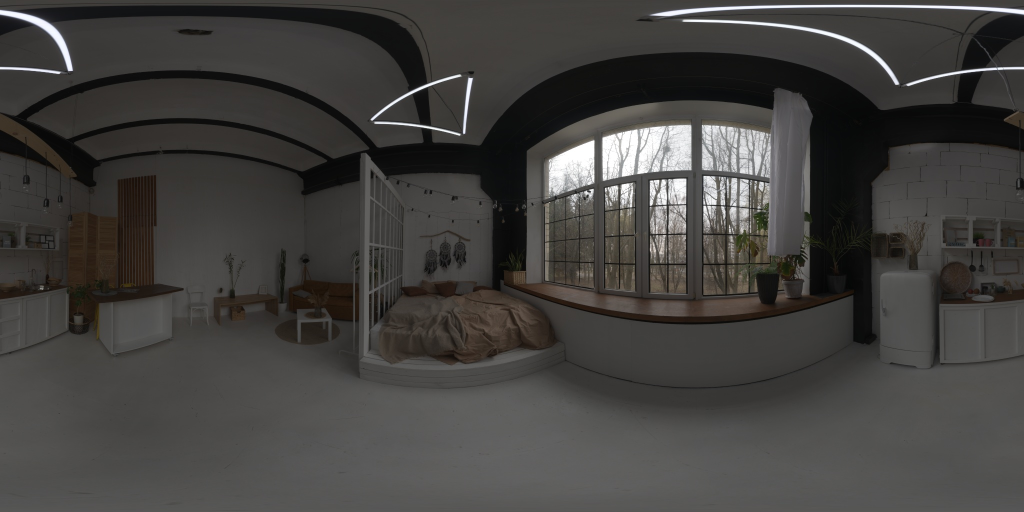
#> input picture tmp/8e196a0b7f404a37964b601df66070be.hdr.jpg, 2048 x 1024 px (shown at 1/2 size); its folder holds only this picture in this run
$ python -i layout.py   (imports and definitions only)
#> lines starting #> are read from the running program, lines starting #| are printed output that depends on the picture
### panogs/io/images.py
"""
Image loading, inspection, and format handling module.
Supports JPG, JPEG, and PNG formats with strict RGB normalization,
metadata extraction, and memory-aware calculations.
"""

from dataclasses import dataclass
from pathlib import Path
from typing import Optional, Tuple, Union
import numpy as np
from PIL import Image

SUPPORTED_EXTENSIONS = {".jpg", ".jpeg", ".png", ".hdr", ".exr"}


def srgb_to_linear(rgb: np.ndarray) -> np.ndarray:
    """Convert display-encoded sRGB in [0, 1] to linear-light RGB."""
    values = np.asarray(rgb, dtype=np.float32)
    return np.where(values <= 0.04045, values / 12.92, ((values + 0.055) / 1.055) ** 2.4)


# [32 lines left out: functions linear_to_srgb, tonemap_hdr_to_srgb, not called in this run]


@dataclass
class ImageMetadata:
    """Metadata describing an image file and its memory footprint."""
    file_path: str
    format: str
    width: int
    height: int
    channels: int
    dtype: str
    color_space: str
    file_size_bytes: int
    raw_memory_bytes: int

    # [30 lines left out: functions resolution, aspect_ratio, raw_memory_mb, formatted_summary, not called in this run]


def validate_image_path(path: Union[str, Path]) -> Path:
    """Validate that path exists and has a supported extension."""
    file_path = Path(path)
    if not file_path.exists():
        raise FileNotFoundError(f"Image file does not exist: {file_path}")
    if not file_path.is_file():
        raise ValueError(f"Path is not a regular file: {file_path}")
    if file_path.suffix.lower() not in SUPPORTED_EXTENSIONS:
        raise ValueError(
            f"Unsupported image format '{file_path.suffix}'. "
            f"Supported formats: {', '.join(sorted(SUPPORTED_EXTENSIONS))}"
        )
    return file_path


# [69 lines left out: function inspect_image, not called in this run]


def load_image(
    path: Union[str, Path],
    max_resolution: Optional[int] = None,
) -> Image.Image:
    """
    Load an image using PIL or OpenCV (for HDR/EXR), convert to RGB mode, and optionally downscale if exceeding max_resolution.
    """
    file_path = validate_image_path(path)
    ext = file_path.suffix.lower()

    if ext in {".hdr", ".exr"}:
        import cv2
        hdr_bgr = cv2.imread(str(file_path), cv2.IMREAD_UNCHANGED)
        if hdr_bgr is None:
            raise ValueError(f"Failed to read HDR/EXR image: {file_path}")
        if hdr_bgr.ndim == 2:
            hdr_rgb = np.stack([hdr_bgr] * 3, axis=-1)
        else:
            hdr_rgb = cv2.cvtColor(hdr_bgr, cv2.COLOR_BGR2RGB)

        # Convert linear HDR radiance to display-referred sRGB with highlight compression
        # so neural depth estimators preserve geometry across bright windows and lamps.
        srgb = tonemap_hdr_to_srgb(hdr_rgb)
        uint8_rgb = (srgb * 255.0).round().astype(np.uint8)
        img = Image.fromarray(uint8_rgb)
    else:
        img = Image.open(file_path)
#> img is the input picture: PIL image 2048x1024 RGB; mean R, G, B 67, 65.5, 63.2
        if img.mode != "RGB":
            img = img.convert("RGB")

    # Downscale if max_resolution is specified and image exceeds it
    if max_resolution is not None:
        w, h = img.size
        max_dim = max(w, h)
        if max_dim > max_resolution:
            scale = max_resolution / float(max_dim)
            new_w = max(1, int(round(w * scale)))
            new_h = max(1, int(round(h * scale)))
            img = img.resize((new_w, new_h), Image.Resampling.LANCZOS)

    return img


# [36 lines left out: function load_hdr_radiance, not called in this run]


def load_image_as_numpy(
    path: Union[str, Path],
    normalize_float: bool = True,
    max_resolution: Optional[int] = None,
) -> np.ndarray:
    """
    Load an image as a numpy array in H x W x 3 RGB format.

    Args:
        path: Path to the image file.
        normalize_float: If True, returns float32 array normalized to [0.0, 1.0].
                         If False, returns uint8 array in [0, 255].
        max_resolution: Optional maximum dimension constraint for memory safety.

    Returns:
        np.ndarray: Array with shape (H, W, 3).
    """
    pil_img = load_image(path, max_resolution=max_resolution)
    arr = np.asarray(pil_img)

    # Ensure array is contiguous and 3-channel
    if arr.ndim == 2:
        arr = np.stack([arr] * 3, axis=-1)
    elif arr.ndim == 3 and arr.shape[2] == 4:
        arr = arr[:, :, :3]

    if normalize_float:
        return (arr.astype(np.float32) / 255.0).copy()
    return arr.copy()


# [22 lines left out: function save_image, not called in this run]

### panogs/reconstruction/depth/cubemap.py
"""
Cubemap-based Multi-Perspective Depth Estimator for 360 Panoramas.
Eliminates equirectangular barrel distortion by projecting the 360 panorama
into 6 rectilinear pinhole cubemap faces, running perspective neural depth inference,
and seamlessly fusing the depth maps back into equirectangular space.
"""

from pathlib import Path
from typing import List, Optional, Tuple, Union
import numpy as np
from PIL import Image

from panogs.core.camera.spherical import equirectangular_rays
from panogs.core.logging import get_logger
from panogs.io.images import load_image
from panogs.reconstruction.depth.base import DepthEstimator, DepthResult
from panogs.reconstruction.depth.midas import MiDaSDepthEstimator
from panogs.rendering.camera import Camera, create_lookat_camera
from panogs.training.dataset import sample_perspective_from_equirectangular


# [178 lines left out: functions _bilinear_sample, _align_relative_faces, _align_metric_faces, not called in this run]


class CubemapDepthEstimator(DepthEstimator):
    """
    Estimates undistorted 3D scene depth by decomposing the 360 panorama into
    6 rectilinear perspective cubemap views (Front, Right, Back, Left, Top, Bottom),
    inferring perspective depth, and re-projecting into equirectangular coordinates.

    Supports any underlying DepthEstimator (MiDaS, Depth Anything V2, etc).
    When the underlying estimator produces metric depth, this estimator preserves
    the metric scale and does NOT normalize to [0,1].
    """

    def __init__(
        self,
        base_model: str = "midas_small",
        device: str = "cpu",
        face_size: int = 512,
        underlying_estimator: Optional[DepthEstimator] = None,
    ):
        self.device = device
        self.face_size = face_size
        self.logger = get_logger("depth.cubemap")

        if underlying_estimator is not None:
            self.underlying_estimator = underlying_estimator
            self.model_name = f"cubemap_{type(underlying_estimator).__name__}"
            self._is_metric = getattr(underlying_estimator, 'is_metric', False)
        else:
            self.underlying_estimator = MiDaSDepthEstimator(model_type=base_model, device=device)
            self.model_name = f"cubemap_{base_model}"
            self._is_metric = False

    @property
    def is_metric(self) -> bool:
        return self._is_metric

    def estimate(
        self,
        image_input: Union[str, Path, np.ndarray, Image.Image],
    ) -> DepthResult:
        """
        Estimate undistorted depth map for a 360 panorama using 6-face cubemap projection.
        """
        if isinstance(image_input, (str, Path)):
            pil_img = load_image(image_input)
            pano_rgb = np.array(pil_img, dtype=np.float32) / 255.0
        elif isinstance(image_input, Image.Image):
            pano_rgb = np.array(image_input.convert("RGB"), dtype=np.float32) / 255.0
        else:
            if image_input.dtype == np.uint8:
                pano_rgb = image_input.astype(np.float32) / 255.0
            else:
                pano_rgb = image_input.astype(np.float32)

        H_pano, W_pano = pano_rgb.shape[:2]
        F = self.face_size

        self.logger.info(f"Decomposing {W_pano}x{H_pano} panorama into 6 rectilinear cubemap faces ({F}x{F})...")

        # Define 6 cubemap cameras: Front, Right, Back, Left, Top, Bottom
        face_configs = [
            ("front",  (0.0, 0.0, 1.0),  (0.0, 1.0, 0.0)),
            ("right",  (1.0, 0.0, 0.0),  (0.0, 1.0, 0.0)),
            ("back",   (0.0, 0.0, -1.0), (0.0, 1.0, 0.0)),
            ("left",   (-1.0, 0.0, 0.0), (0.0, 1.0, 0.0)),
            ("top",    (0.0, 1.0, 0.0),  (0.0, 0.0, -1.0)),
            ("bottom", (0.0, -1.0, 0.0), (0.0, 0.0, 1.0)),
        ]

        face_cameras: List[Camera] = []
        face_disparities: List[np.ndarray] = []

        # Precompute planar-Z to radial distance conversion grid for perspective faces
        axis_f = np.arange(F, dtype=np.float32)
        uu_f, vv_f = np.meshgrid(axis_f, axis_f, indexing="xy")

        for name, target, up in face_configs:
            cam = create_lookat_camera(
                eye=(0.0, 0.0, 0.0),
                target=target,
                up=up,
                width=F,
                height=F,
                # A 100-deg FOV gives 10-deg overlap across neighboring cube faces
                # for multi-view scale calibration and smooth seam feathering.
                fov=100.0,
            )
            # Sample perspective RGB face in display sRGB space for neural depth
            face_rgb = sample_perspective_from_equirectangular(pano_rgb, cam, convert_to_linear=False)
            face_pil = Image.fromarray((np.clip(face_rgb, 0.0, 1.0) * 255.0).round().astype(np.uint8))

            # Run depth estimation on perspective face (straight walls & flat planes)
            res = self.underlying_estimator.estimate(face_pil)
            disp = res.depth_map.astype(np.float32)

            if self._is_metric:
                # Convert perspective planar Z-depth to radial Euclidean ray distance
                ray_norm = np.sqrt(
                    ((uu_f - cam.cx) / cam.fx) ** 2 + ((vv_f - cam.cy) / cam.fy) ** 2 + 1.0
                ).astype(np.float32)
                face_cameras.append(cam)
                face_disparities.append(disp * ray_norm)
            else:
                face_cameras.append(cam)
                face_disparities.append(disp)

        if self._is_metric:
            self.logger.info("Aligning metric radial distances across overlapping cubemap views...")
            face_disparities = _align_metric_faces(face_disparities, face_cameras, F)
        else:
            self.logger.info("Aligning relative depth scales across overlapping panorama views...")
            face_disparities = _align_relative_faces(face_disparities, face_cameras, F)

        self.logger.info("Fusing 6 cubemap depth maps into continuous equirectangular disparity...")

        # Generate equirectangular rays: (H, W, 3)
        rays = equirectangular_rays(H_pano, W_pano)
        # Blend all overlapping views. Process chunks to keep memory bounded for
        # 4K panoramas; only two full-resolution accumulators are retained.
        flat_rays = rays.reshape(-1, 3)
        fused = np.zeros(len(flat_rays), dtype=np.float32)
        chunk_size = 262144
        feather = max(6.0, F * 0.20)
        for start in range(0, len(flat_rays), chunk_size):
            end = min(start + chunk_size, len(flat_rays))
            ray_chunk = flat_rays[start:end]
            chunk_sum = np.zeros(end - start, dtype=np.float32)
            chunk_weight = np.zeros(end - start, dtype=np.float32)
            for cam, depth_face in zip(face_cameras, face_disparities):
                p_cam = ray_chunk @ cam.R.T
                tz = p_cam[:, 2]
                safe_z = np.maximum(tz, 1e-5)
                u = cam.fx * p_cam[:, 0] / safe_z + cam.cx
                v = cam.fy * p_cam[:, 1] / safe_z + cam.cy
                valid = (tz > 1e-5) & (u >= 0.0) & (u <= F - 1.0) & (v >= 0.0) & (v <= F - 1.0)
                if not np.any(valid):
                    continue
                uv, vv = u[valid], v[valid]
                edge = np.minimum.reduce((uv, vv, F - 1.0 - uv, F - 1.0 - vv))
                t = np.clip(edge / feather, 0.0, 1.0)
                # Zero-boundary Hermite window eliminates hard seam steps at face borders
                weight = (t * t * (3.0 - 2.0 * t) + 1e-5).astype(np.float32)
                sampled = _bilinear_sample(depth_face, uv, vv)
                chunk_sum[valid] += sampled * weight
                chunk_weight[valid] += weight
            fused[start:end] = chunk_sum / np.maximum(chunk_weight, 1e-6)
        fused_disparity = fused.reshape(H_pano, W_pano)

        if self._is_metric:
            # Metric depth: preserve absolute meter values
            return DepthResult(
                depth_map=fused_disparity.astype(np.float32),
                is_metric=True,
                model_name=self.model_name,
            )
        else:
            # Non-metric: normalize fused disparity to [0, 1]
            disp_min, disp_max = np.percentile(fused_disparity, (2.0, 98.0))
            fused_norm = np.clip(
                (fused_disparity - disp_min) / max(1e-6, disp_max - disp_min), 0.0, 1.0
            )
            return DepthResult(
                depth_map=fused_norm.astype(np.float32),
                is_metric=False,
                model_name=self.model_name,
            )

### panogs/core/logging.py
"""
Logging configuration for PanoGS.
Provides clean, structured console output and optional file logging.
"""

import logging
import sys
from typing import Optional


class Formatter(logging.Formatter):
    """Clean formatter with color-aware prefixing when supported."""

    GREY = "\x1b[38;20m"
    CYAN = "\x1b[36;20m"
    YELLOW = "\x1b[33;20m"
    RED = "\x1b[31;20m"
    BOLD_RED = "\x1b[31;1m"
    RESET = "\x1b[0m"

    FORMAT_PREFIX = "[%(asctime)s] [%(levelname)s] [%(name)s]: %(message)s"
    DATE_FORMAT = "%H:%M:%S"

    # [4 lines left out: function format, not called in this run]


class _DynamicStdoutHandler(logging.StreamHandler):
    """StreamHandler that always resolves the active sys.stdout (safe across pytest capsys)."""

    # [36 lines left out: functions emit, setup_logging, not called in this run]


def get_logger(name: str = "panogs") -> logging.Logger:
    """Get a scoped logger under the 'panogs' namespace."""
    if not name.startswith("panogs"):
        return logging.getLogger(f"panogs.{name}")
    return logging.getLogger(name)

### panogs/reconstruction/depth/depth_anything.py
"""
Depth Anything V2 Metric Indoor Depth Estimator.
Uses the HuggingFace transformers pipeline to produce true metric depth (meters)
with dramatically sharper object boundaries than MiDaS.
"""

from pathlib import Path
from typing import Optional, Union
import numpy as np
from PIL import Image

from panogs.core.logging import get_logger
from panogs.reconstruction.depth.base import DepthEstimator, DepthResult


class DepthAnythingV2Estimator(DepthEstimator):
    """
    Metric indoor monocular depth estimator using Depth Anything V2.
    Outputs true metric depth in meters (trained on Hypersim indoor dataset).

    Model variants (HuggingFace):
        - Small (25M params): "depth-anything/Depth-Anything-V2-Metric-Indoor-Small-hf"
        - Base  (98M params): "depth-anything/Depth-Anything-V2-Metric-Indoor-Base-hf"
        - Large (335M params): "depth-anything/Depth-Anything-V2-Metric-Indoor-Large-hf"
    """

    MODEL_IDS = {
        "small": "depth-anything/Depth-Anything-V2-Metric-Indoor-Small-hf",
        "base": "depth-anything/Depth-Anything-V2-Metric-Indoor-Base-hf",
        "large": "depth-anything/Depth-Anything-V2-Metric-Indoor-Large-hf",
    }

    def __init__(
        self,
        variant: str = "small",
        device: str = "cpu",
    ):
        self.variant = variant.lower()
        self.device_name = device
        self._pipe = None
        self.logger = get_logger("depth.depth_anything_v2")

        if self.variant not in self.MODEL_IDS:
            raise ValueError(
                f"Unknown Depth Anything V2 variant '{variant}'. "
                f"Choose from: {list(self.MODEL_IDS.keys())}"
            )
        self.model_id = self.MODEL_IDS[self.variant]

    # [22 lines left out: function _load_pipeline, not called in this run]

    @property
    def is_metric(self) -> bool:
        return True

    # [70 lines left out: function estimate, not called in this run]

### panogs/reconstruction/panorama/layout.py
"""
Layout-Guided Panoramic 3D Reconstruction Engine (360-GS Architecture).
Computes exact cuboidal Manhattan room geometry (flat floor, flat ceiling, vertical planar walls)
and applies smooth interior object relief in the horizontal visual band to generate solid,
undistorted, photorealistic 3D indoor room scenes.
"""

from pathlib import Path
from typing import Dict, Optional, Tuple, Union
import cv2
import numpy as np
from PIL import Image

from panogs.core.camera.spherical import equirectangular_rays, pixel_to_spherical
from panogs.core.logging import get_logger
from panogs.io.images import load_hdr_radiance, load_image_as_numpy, srgb_to_linear
from panogs.reconstruction.depth.base import DepthEstimator
from panogs.reconstruction.depth.midas import MiDaSDepthEstimator
from panogs.reconstruction.pointcloud import PointCloud


# [239 lines left out: functions compute_cuboid_room_geometry, regularize_panoramic_depth, sharpen_depth_edges, detect_depth_edges, joint_bilateral_filter, not called in this run]


def reconstruct_layout_panorama(
    image_path: Union[str, Path],
    depth_estimator: Optional[DepthEstimator] = None,
    h_floor: float = 1.35,
    h_ceiling: float = 1.65,
    room_depth: float = 4.5,
    room_width: float = 3.6,
    relief_weight: float = 1.0,
    solid_shell: bool = True,
    jitter: bool = False,
    max_resolution: Optional[int] = None,
    output_ply: Optional[Union[str, Path]] = None,
) -> PointCloud:
    """
    Reconstruct a true photorealistic 3D indoor scene from a 360 panorama (V3 Architecture).

    Features:
    - Depth Anything V2 Metric Indoor via 6-view cubemap projection.
    - 360-equirectangular wrapped RGB-guided joint bilateral depth filtering.
    - Sub-pixel anti-moire ray jittering.
    - Planar normal snapping for ceilings, floors, and walls.
    - Edge floater purging along steep depth transitions.
    - Full 6-surface solid Manhattan room shell backing behind all occluded objects.
    """
    from panogs.io.ply import write_point_cloud_ply
    from panogs.reconstruction.depth.cubemap import CubemapDepthEstimator

    logger = get_logger("reconstruction.layout")
    image_path = Path(image_path)
    logger.info(f"Loading panorama for 3D reconstruction: {image_path.name}")

    img_rgb = load_image_as_numpy(image_path, normalize_float=False, max_resolution=max_resolution)
    if image_path.suffix.lower() in {".hdr", ".exr"}:
        img_radiance = load_hdr_radiance(image_path, max_resolution=max_resolution)
    else:
        img_radiance = srgb_to_linear(img_rgb.astype(np.float32) / 255.0)
#> in srgb_to_linear, `return np.where(values <= 0.04045, values / 12.92, ((values + 0.055) /..`:
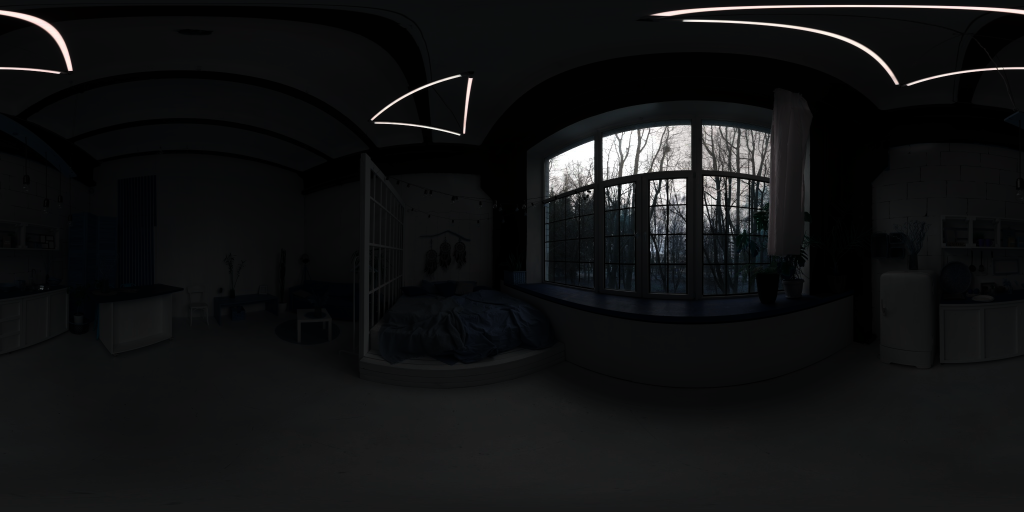
#> returned value: shape (1024, 2048, 3) float32 (shown at 1/2 size); mean of channels 0, 1, 2 0.0762, 0.0741, 0.0714; drawn as B, G, R
    H, W = img_rgb.shape[:2]

    # 1. Depth estimation: prefer Depth Anything V2 via cubemap for metric depth
    if depth_estimator is None:
        try:
            from panogs.reconstruction.depth.depth_anything import DepthAnythingV2Estimator
            logger.info("Initializing Depth Anything V2 Metric Indoor (cubemap) for sharp metric depth...")
            dav2 = DepthAnythingV2Estimator(variant="small", device="cpu")
#> (the rest of the program and of its run is left out)
